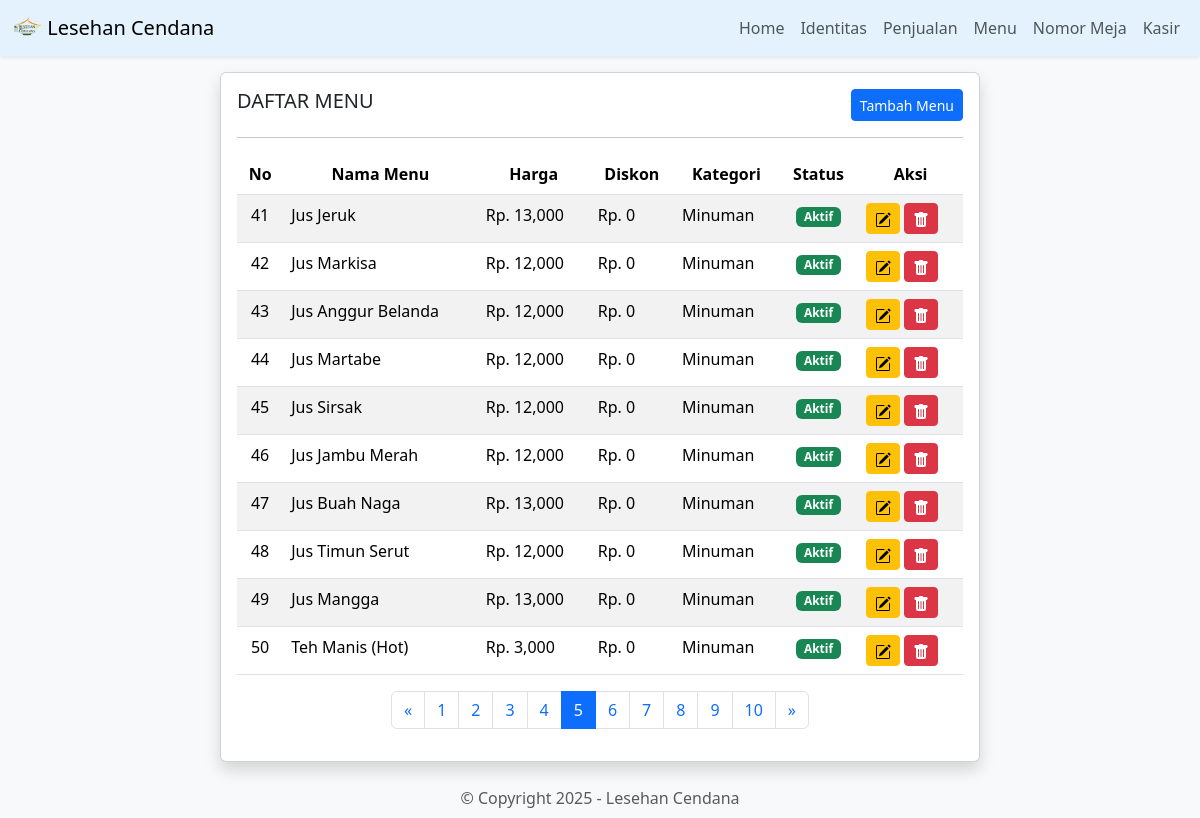
Page /main.php?module=menu&halaman=5 on the committed database.
### tables this page shows
CREATE TABLE `identitas` (
  `id` int NOT NULL,
  `nama` varchar(255) NOT NULL,
  `alamat` text NOT NULL,
  `telepon` varchar(50) NOT NULL
);

CREATE TABLE `menu` (
  `id` int NOT NULL,
  `nama_menu` varchar(255) NOT NULL,
  `harga` int NOT NULL,
  `diskon` int NOT NULL,
  `status` enum('1','0') NOT NULL,
  `kategori` char(25) NOT NULL,
  `created_at` timestamp NULL DEFAULT NULL,
  `updated_at` timestamp NULL DEFAULT NULL
);

### modul/menu/index.php (the view, shortened to what this page needs)
<?php
$jumlah_data_per_halaman = 10;
$halaman = isset($_GET['halaman']) ? (int)$_GET['halaman'] : 1;
$offset = ($halaman - 1) * $jumlah_data_per_halaman;
$sql_total_data = "SELECT COUNT(*) AS total FROM menu";
$query_total_data = mysqli_query($koneksi, $sql_total_data);
$total_data = mysqli_fetch_assoc($query_total_data)['total'];
$total_halaman = ceil($total_data / $jumlah_data_per_halaman);
$sql_menu = "SELECT * FROM menu LIMIT $offset, $jumlah_data_per_halaman";
$query_menu = mysqli_query($koneksi, $sql_menu);
?>
<div class="container-fluid mt-3">
    <div class="row justify-content-center">
        <div class="col-lg-8 col-md-10 col-sm-12">
            <div class="card shadow">
                <div class="card-body">
                    <div class="d-flex justify-content-between flex-wrap">
                        <h5 class="card-title">DAFTAR MENU</h5>
                        <button type="button" class="btn btn-primary btn-sm" data-bs-toggle="modal" data-bs-target="#tambahMenu">
                            <i class="bi bi-bookmark-plus-fill"></i> Tambah Menu
                        </button>
                    </div>
                    <hr>
                    <div class="table-responsive">
                        <table class="table table-striped">
                            <thead class="text-center">
                                <tr>
                                    <th>No</th>
                                    <th>Nama Menu</th>
                                    <th>Harga</th>
                                    <th>Diskon</th>
                                    <th>Kategori</th>
                                    <th>Status</th>
                                    <th>Aksi</th>
                                </tr>
                            </thead>
                            <tbody>
                                <?php
                                $no = $offset + 1;
                                while ($data_menu = mysqli_fetch_array($query_menu)) {
                                ?>
                                    <tr>
                                        <td class="text-center"><?= $no++; ?></td>
                                        <td><?= $data_menu['nama_menu']; ?></td>
                                        <td>Rp. <?= number_format($data_menu['harga'], 0); ?></td>
                                        <td>Rp. <?= number_format($data_menu['diskon'], 0); ?></td>
                                        <td><?= $data_menu['kategori']; ?></td>
                                        <td class="text-center">
                                            <span class="badge bg-<?= $data_menu['status'] == 1 ? 'success' : 'danger'; ?>">
                                                <?= $data_menu['status'] == 1 ? 'Aktif' : 'Tidak Aktif'; ?>
                                            </span>
                                        </td>
                                        <td>
                                            <button type="button" class="btn btn-warning btn-sm" data-bs-toggle="modal" data-bs-target="#editMenu<?= $data_menu['id']; ?>">
                                            </button>
                                            <?php
                                            $cek_menu = $koneksi->query("SELECT * FROM detail_penjualan WHERE id_menu = '$data_menu[id]'")->num_rows;
                                            if ($cek_menu == 0) {
                                            ?>
                                                <button type="button" class="btn btn-danger btn-sm" data-bs-toggle="modal" data-bs-target="#hapusMenu<?= $data_menu['id']; ?>">
                                                </button>
                                            <?php
                                            }
                                            ?>
                                        </td>
                                    </tr>
                                <?php } ?>
                            </tbody>
                        </table>
                    </div>
                    <nav>
                        <ul class="pagination justify-content-center flex-wrap">
                            <?php if ($halaman > 1) : ?>
                                <li class="page-item">
                                    <a class="page-link" href="?module=menu&halaman=<?= $halaman - 1; ?>">&laquo;</a>
                                </li>
                            <?php endif; ?>
                            <?php for ($i = 1; $i <= $total_halaman; $i++) : ?>
                                <li class="page-item <?= ($i == $halaman) ? 'active' : ''; ?>">
                                    <a class="page-link" href="?module=menu&halaman=<?= $i; ?>"><?= $i; ?></a>
                                </li>
                            <?php endfor; ?>
                            <?php if ($halaman < $total_halaman) : ?>
                                <li class="page-item">
                                    <a class="page-link" href="?module=menu&halaman=<?= $halaman + 1; ?>">&raquo;</a>
                                </li>
                            <?php endif; ?>
                        </ul>
                    </nav>
                </div>
            </div>
        </div>
    </div>
</div>

### main.php (shortened to what this page needs)
<?php
include('koneksi.php');
$sql_identitas = "SELECT * FROM identitas";
$query_identitas = mysqli_query($koneksi, $sql_identitas);
$data_identitas = mysqli_fetch_array($query_identitas);
?>
<!DOCTYPE html>
<html lang="en">
<head>
    <link rel="stylesheet" href="bootstrap-5.3.3-dist/css/bootstrap.min.css">
</head>
<body class="bg-light">
    <nav class="navbar navbar-expand-lg shadow-sm" style="background-color: #e3f2fd;">
        <div class="container-fluid">
            <a class="navbar-brand" href="main.php?module=home">
                <img src="icons/icon-192x192.png" alt="Logo" width="30" height="24"
                    class="d-inline-block align-text-top">
                <?php echo $data_identitas['nama']; ?>
            </a>
            <div class="collapse navbar-collapse" id="navbarNav">
                <ul class="navbar-nav ms-auto">
                    <li class="nav-item">
                        <a class="nav-link" aria-current="page" href="main.php?module=home">Home</a>
                    </li>
                    <li class="nav-item">
                        <a class="nav-link" href="main.php?module=identitas">
                            Identitas
                        </a>
                    </li>
                    <li class="nav-item">
                        <a class="nav-link" href="main.php?module=penjualan">Penjualan</a>
                    </li>
                    <li class="nav-item">
                        <a class="nav-link" href="main.php?module=menu">Menu</a>
                    </li>
                    <li class="nav-item">
                        <a class="nav-link" href="main.php?module=meja">Nomor Meja</a>
                    </li>
                    <li class="nav-item">
                        <a class="nav-link" href="main.php?module=kasir">Kasir</a>
                    </li>
                </ul>
            </div>
        </div>
    </nav>
    <div class="container-fluid">
        <?php
        require_once('media.php');
        ?>
    </div>
    <div class="container-fluid mt-3">
        <div class="row py-2">
            <div class="col-12 text-center">
                <span class="text-muted">&copy; Copyright <?php echo date('Y'); ?> - <?php echo $data_identitas['nama']; ?></span>
            </div>
        </div>
    </div>
</body>
</html>

### rows in the picture
identitas: nama "Lesehan Cendana"
menu: nama_menu "Jus Jeruk", harga "13,000", diskon "0", kategori "Minuman", status "Aktif"
menu: nama_menu "Jus Markisa", harga "12,000", diskon "0", kategori "Minuman", status "Aktif"
menu: nama_menu "Jus Anggur Belanda", harga "12,000", diskon "0", kategori "Minuman", status "Aktif"
menu: nama_menu "Jus Martabe", harga "12,000", diskon "0", kategori "Minuman", status "Aktif"
menu: nama_menu "Jus Sirsak", harga "12,000", diskon "0", kategori "Minuman", status "Aktif"
menu: nama_menu "Jus Jambu Merah", harga "12,000", diskon "0", kategori "Minuman", status "Aktif"
menu: nama_menu "Jus Buah Naga", harga "13,000", diskon "0", kategori "Minuman", status "Aktif"
menu: nama_menu "Jus Timun Serut", harga "12,000", diskon "0", kategori "Minuman", status "Aktif"
menu: nama_menu "Jus Mangga", harga "13,000", diskon "0", kategori "Minuman", status "Aktif"
menu: nama_menu "Teh Manis (Hot)", harga "3,000", diskon "0", kategori "Minuman", status "Aktif"
